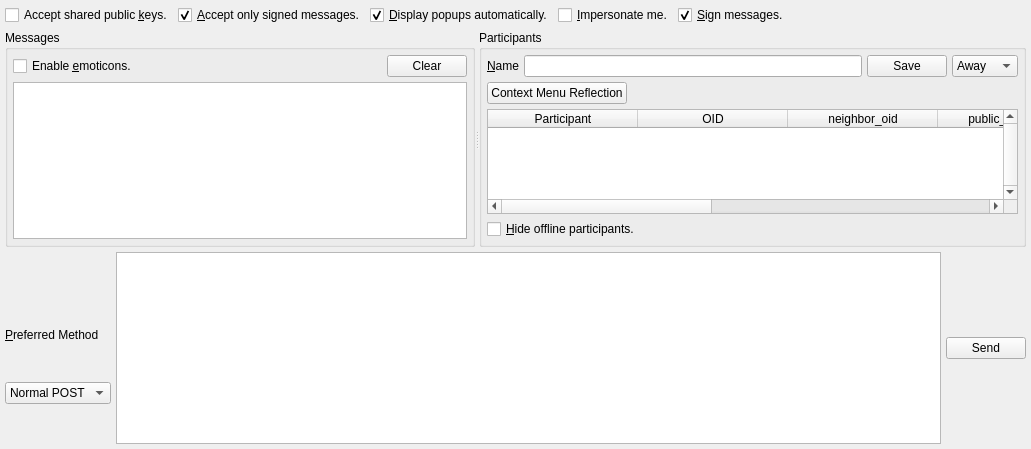
             <widget class="QWidget" name="scrollAreaWidgetContents_2">
              <property name="geometry">
               <rect>
                <x>0</x>
                <y>0</y>
                <width>1031</width>
                <height>449</height>
               </rect>
              </property>
              <layout class="QHBoxLayout" name="horizontalLayout_25">
               <property name="spacing">
                <number>5</number>
               </property>
               <property name="margin">
                <number>5</number>
               </property>
               <item>
                <layout class="QVBoxLayout" name="verticalLayout_24">
                 <property name="spacing">
                  <number>5</number>
                 </property>
                 <item>
                  <layout class="QHBoxLayout" name="horizontalLayout_45">
                   <property name="spacing">
                    <number>5</number>
                   </property>
                   <item>
                    <widget class="QCheckBox" name="acceptChatKeys">
                     <property name="text">
                      <string>Accept shared public &amp;keys.</string>
                     </property>
                    </widget>
                   </item>
                   <item>
                    <widget class="QCheckBox" name="chatAcceptSigned">
                     <property name="text">
                      <string>&amp;Accept only signed messages.</string>
                     </property>
                     <property name="checked">
                      <bool>true</bool>
                     </property>
                    </widget>
                   </item>
                   <item>
                    <widget class="QCheckBox" name="displayPopups">
                     <property name="text">
                      <string>&amp;Display popups automatically.</string>
                     </property>
                     <property name="checked">
                      <bool>true</bool>
                     </property>
                    </widget>
                   </item>
                   <item>
                    <widget class="QCheckBox" name="impersonate">
                     <property name="toolTip">
                      <string>Broadcast odd messages at odd times. Please note that this option will advertise your presence.</string>
                     </property>
                     <property name="text">
                      <string>&amp;Impersonate me.</string>
                     </property>
                    </widget>
                   </item>
                   <item>
                    <widget class="QCheckBox" name="chatSignMessages">
                     <property name="text">
                      <string>&amp;Sign messages.</string>
                     </property>
                     <property name="checked">
                      <bool>true</bool>
                     </property>
                    </widget>
                   </item>
                   <item>
                    <spacer name="horizontalSpacer_43">
                     <property name="orientation">
                      <enum>Qt::Horizontal</enum>
                     </property>
                     <property name="sizeHint" stdset="0">
                      <size>
                       <width>40</width>
                       <height>20</height>
                      </size>
                     </property>
                    </spacer>
                   </item>
                  </layout>
                 </item>
                 <item>
                  <widget class="QSplitter" name="chatHorizontalSplitter">
                   <property name="orientation">
                    <enum>Qt::Horizontal</enum>
                   </property>
                   <widget class="QGroupBox" name="groupBox_9">
                    <property name="title">
                     <string>Messages</string>
                    </property>
                    <layout class="QVBoxLayout" name="verticalLayout_7">
                     <property name="spacing">
                      <number>5</number>
                     </property>
                     <property name="margin">
                      <number>5</number>
                     </property>
                     <item>
                      <layout class="QHBoxLayout" name="horizontalLayout_27">
                       <property name="spacing">
                        <number>5</number>
                       </property>
                       <item>
                        <widget class="QCheckBox" name="enableChatEmoticons">
                         <property name="toolTip">
                          <string>Broadcast odd messages at odd times. Please note that this option will advertise your presence.</string>
                         </property>
                         <property name="text">
                          <string>Enable &amp;emoticons.</string>
                         </property>
                        </widget>
                       </item>
                       <item>
                        <spacer name="horizontalSpacer_23">
                         <property name="orientation">
                          <enum>Qt::Horizontal</enum>
                         </property>
                         <property name="sizeHint" stdset="0">
                          <size>
                           <width>40</width>
                           <height>20</height>
                          </size>
                         </property>
                        </spacer>
                       </item>
                       <item>
                        <widget class="QPushButton" name="clearMessages">
                         <property name="text">
                          <string>Clear</string>
                         </property>
                        </widget>
                       </item>
                      </layout>
                     </item>
                     <item>
                      <widget class="QTextBrowser" name="messages">
                       <property name="tabChangesFocus">
                        <bool>true</bool>
                       </property>
                       <property name="textInteractionFlags">
                        <set>Qt::LinksAccessibleByMouse|Qt::TextSelectableByKeyboard|Qt::TextSelectableByMouse</set>
                       </property>
                       <property name="openLinks">
                        <bool>false</bool>
                       </property>
                      </widget>
                     </item>
                    </layout>
                   </widget>
                   <widget class="QGroupBox" name="groupBox">
                    <property name="title">
                     <string>Participants</string>
                    </property>
                    <layout class="QVBoxLayout" name="verticalLayout_19">
                     <property name="spacing">
                      <number>5</number>
                     </property>
                     <property name="margin">
                      <number>5</number>
                     </property>
                     <item>
                      <layout class="QHBoxLayout" name="horizontalLayout_9">
                       <property name="spacing">
                        <number>5</number>
                       </property>
                       <item>
                        <widget class="QLabel" name="label_5">
                         <property name="text">
                          <string>&amp;Name</string>
                         </property>
                         <property name="buddy">
                          <cstring>nodeName</cstring>
                         </property>
                        </widget>
                       </item>
                       <item>
                        <widget class="QLineEdit" name="nodeName"/>
                       </item>
                       <item>
                        <widget class="QPushButton" name="saveNodeName">
                         <property name="text">
                          <string>Save</string>
                         </property>
                        </widget>
                       </item>
                       <item>
                        <widget class="QComboBox" name="status">
                         <property name="sizePolicy">
                          <sizepolicy hsizetype="Fixed" vsizetype="Fixed">
                           <horstretch>0</horstretch>
                           <verstretch>0</verstretch>
                          </sizepolicy>
                         </property>
                         <property name="currentIndex">
                          <number>0</number>
                         </property>
                         <property name="sizeAdjustPolicy">
                          <enum>QComboBox::AdjustToContents</enum>
                         </property>
                         <item>
                          <property name="text">
                           <string>Away</string>
                          </property>
                         </item>
                         <item>
                          <property name="text">
                           <string>Busy</string>
                          </property>
                         </item>
                         <item>
                          <property name="text">
                           <string>Offline</string>
                          </property>
                         </item>
                         <item>
                          <property name="text">
                           <string>Online</string>
                          </property>
                         </item>
                        </widget>
                       </item>
                      </layout>
                     </item>
                     <item>
                      <layout class="QHBoxLayout" name="horizontalLayout_70">
                       <property name="spacing">
                        <number>5</number>
                       </property>
                       <item>
                        <widget class="QPushButton" name="chatActionMenu">
                         <property name="text">
                          <string>Context Menu Reflection</string>
                         </property>
                        </widget>
                       </item>
                       <item>
                        <spacer name="horizontalSpacer_56">
                         <property name="orientation">
                          <enum>Qt::Horizontal</enum>
                         </property>
                         <property name="sizeHint" stdset="0">
                          <size>
                           <width>40</width>
                           <height>20</height>
                          </size>
                         </property>
                        </spacer>
                       </item>
                      </layout>
                     </item>
                     <item>
                      <widget class="QTableWidget" name="participants">
                       <property name="verticalScrollBarPolicy">
                        <enum>Qt::ScrollBarAlwaysOn</enum>
                       </property>
                       <property name="alternatingRowColors">
                        <bool>true</bool>
                       </property>
                       <property name="selectionBehavior">
                        <enum>QAbstractItemView::SelectRows</enum>
                       </property>
                       <property name="horizontalScrollMode">
                        <enum>QAbstractItemView::ScrollPerPixel</enum>
                       </property>
                       <property name="sortingEnabled">
                        <bool>true</bool>
                       </property>
                       <attribute name="horizontalHeaderDefaultSectionSize">
                        <number>150</number>
                       </attribute>
                       <attribute name="horizontalHeaderStretchLastSection">
                        <bool>true</bool>
                       </attribute>
                       <column>
                        <property name="text">
                         <string>Participant</string>
                        </property>
                       </column>
                       <column>
                        <property name="text">
                         <string>OID</string>
                        </property>
                       </column>
                       <column>
                        <property name="text">
                         <string>neighbor_oid</string>
                        </property>
                       </column>
                       <column>
                        <property name="text">
                         <string>public_key_hash</string>
                        </property>
                       </column>
                       <column>
                        <property name="text">
                         <string>Status</string>
                        </property>
                       </column>
                       <column>
                        <property name="text">
                         <string>Last Status Change</string>
                        </property>
                       </column>
                       <column>
                        <property name="text">
                         <string>Gemini AES-256 Encryption Key</string>
                        </property>
                       </column>
                       <column>
                        <property name="text">
                         <string>Gemini SHA-512 Hash Key</string>
                        </property>
                       </column>
                      </widget>
                     </item>
                     <item>
                      <layout class="QHBoxLayout" name="horizontalLayout">
                       <property name="spacing">
                        <number>5</number>
                       </property>
                       <item>
                        <widget class="QCheckBox" name="hideOfflineParticipants">
                         <property name="text">
                          <string>&amp;Hide offline participants.</string>
                         </property>
                        </widget>
                       </item>
                       <item>
                        <spacer name="horizontalSpacer_21">
                         <property name="orientation">
                          <enum>Qt::Horizontal</enum>
                         </property>
                         <property name="sizeHint" stdset="0">
                          <size>
                           <width>40</width>
                           <height>20</height>
                          </size>
                         </property>
                        </spacer>
                       </item>
                      </layout>
                     </item>
                    </layout>
                   </widget>
                  </widget>
                 </item>
                 <item>
                  <layout class="QHBoxLayout" name="horizontalLayout_14">
                   <property name="spacing">
                    <number>5</number>
                   </property>
                   <item>
                    <layout class="QVBoxLayout" name="verticalLayout_12">
                     <property name="spacing">
                      <number>5</number>
                     </property>
                     <item>
                      <spacer name="verticalSpacer_6">
                       <property name="orientation">
                        <enum>Qt::Vertical</enum>
                       </property>
                       <property name="sizeType">
                        <enum>QSizePolicy::Preferred</enum>
                       </property>
                       <property name="sizeHint" stdset="0">
                        <size>
                         <width>20</width>
                         <height>40</height>
                        </size>
                       </property>
                      </spacer>
                     </item>
                     <item>
                      <widget class="QLabel" name="label_9">
                       <property name="text">
                        <string>&amp;Preferred Method</string>
                       </property>
                       <property name="buddy">
                        <cstring>chatSendMethod</cstring>
                       </property>
                      </widget>
                     </item>
                     <item>
                      <widget class="QComboBox" name="chatSendMethod">
                       <property name="sizePolicy">
                        <sizepolicy hsizetype="Preferred" vsizetype="Fixed">
                         <horstretch>0</horstretch>
                         <verstretch>0</verstretch>
                        </sizepolicy>
                       </property>
                       <property name="sizeAdjustPolicy">
                        <enum>QComboBox::AdjustToContents</enum>
                       </property>
                       <item>
                        <property name="text">
                         <string>Normal POST</string>
                        </property>
                       </item>
                       <item>
                        <property name="text">
                         <string>Artificial GET</string>
                        </property>
                       </item>
                      </widget>
                     </item>
                     <item>
                      <spacer name="verticalSpacer_9">
                       <property name="orientation">
                        <enum>Qt::Vertical</enum>
                       </property>
                       <property name="sizeType">
                        <enum>QSizePolicy::Preferred</enum>
                       </property>
                       <property name="sizeHint" stdset="0">
                        <size>
                         <width>20</width>
                         <height>40</height>
                        </size>
                       </property>
                      </spacer>
                     </item>
                    </layout>
                   </item>
                   <item>
                    <widget class="spoton_textedit" name="message">
                     <property name="sizePolicy">
                      <sizepolicy hsizetype="Expanding" vsizetype="Fixed">
                       <horstretch>0</horstretch>
                       <verstretch>0</verstretch>
                      </sizepolicy>
                     </property>
                     <property name="tabChangesFocus">
                      <bool>true</bool>
                     </property>
                     <property name="acceptRichText">
                      <bool>false</bool>
                     </property>
                    </widget>
                   </item>
                   <item>
                    <layout class="QVBoxLayout" name="verticalLayout_23">
                     <property name="spacing">
                      <number>5</number>
                     </property>
                     <item>
                      <widget class="QPushButton" name="sendMessage">
                       <property name="text">
                        <string>Send</string>
                       </property>
                      </widget>
                     </item>
                    </layout>
                   </item>
                  </layout>
                 </item>
                </layout>
               </item>
              </layout>
             </widget>
